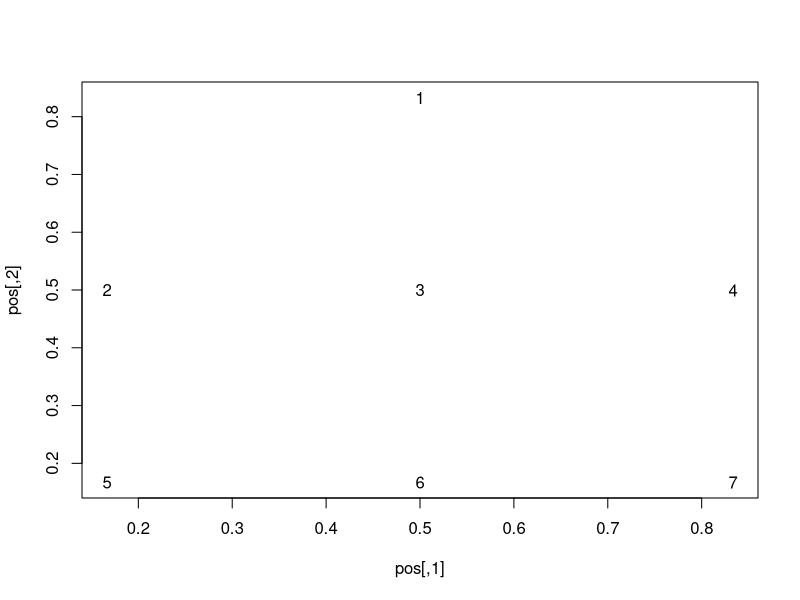
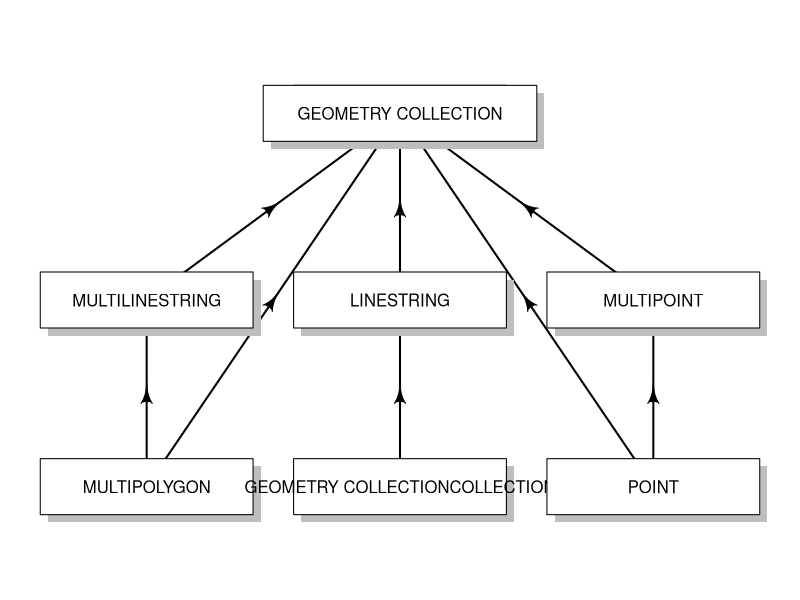
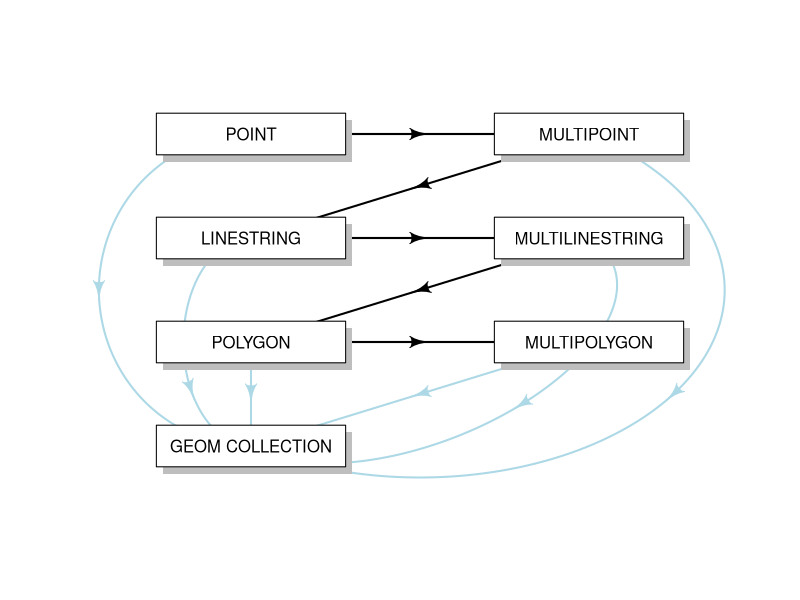

Source code (R) for these figures, in order:
# Aim: create diagram representing sf classes
library(sf)
library(diagram)
sf_classes = getClasses(where = asNamespace("sf"))
n = sf_classes[grepl(pattern = "sfc_", sf_classes)]
n = gsub(pattern = "sfc_", replacement = "", n)
n = gsub(pattern = "GEOMETRY", replacement = "GEOMETRY COLLECTION", n)
n = sort(n)[c(1, 4, 3, 5, 6, 2, 7)]

# see https://davetang.org/muse/2017/03/31/creating-flowchart-using-r/
png(filename = "figures/sf-classes.png", width = 600, height = 500)
# openplotmat()
pos <- coordinates(c(1, 3, 3))
plot(pos, type = 'n')
text(pos)
par(mar = rep(1, 4))
openplotmat()
straightarrow(from = pos[5, ], to = pos[2, ])
straightarrow(from = pos[5, ], to = pos[1, ])
straightarrow(from = pos[6, ], to = pos[3, ])
straightarrow(from = pos[7, ], to = pos[4, ])
straightarrow(from = pos[7, ], to = pos[1, ])
straightarrow(from = pos[2, ], to = pos[1, ])
straightarrow(from = pos[3, ], to = pos[1, ])
straightarrow(from = pos[4, ], to = pos[1, ])
for(i in seq_along(n))
  textrect(mid = pos[i,], radx = 0.14, rady = 0.05, lab = n[i])
i = 1
textrect(mid = pos[i,], radx = 0.18, rady = 0.05, lab = n[i])
dev.off()

## attempt with DiagrammR -----
# nodes = create_node_df(n = length(n), label = n, shape = "rectangle", width = 3, )
# graph_attrs <- c("layout = circo",
#                  "overlap = false",
#                  "fixedsize = true",
#                  "ranksep = 3",
#                  "outputorder = edgesfirst")
# edges = create_edge_df(from = c(1, 2, 3, 4, 5, 6),
#                        to = c(4, 5, 6, 7, 7, 7))
# g = create_graph(nodes_df = nodes, edges_df = edges)
# 
# render_graph(g, layout = "forceDirected")
# export_graph(g,file_name = "f.gexf", file_type = "gexf")


#**********************************************************
# JANNES---------------------------------------------------
#**********************************************************

n = c("POINT", "MULTIPOINT", "LINESTRING", "MULTILINESTRING", "POLYGON", 
      "MULTIPOLYGON", "GEOM COLLECTION")
pos = coordinates(rep(2, 4))
# plot(pos, type = 'n')
# text(pos)

png(filename = "figures/sf-classes-jannes.png", width = 600, height = 500)
openplotmat()
mapply(function(i, ii) {
  straightarrow(from = pos[i, ], to = pos[ii, ])
}, i = 1:5, ii = 2:6)

curvedarrow(from = pos[1, ], to = pos[7, ], curve = 0.3, lcol = "lightblue")
curvedarrow(from = pos[2, ], to = pos[7, ], curve = -0.5, lcol = "lightblue")
curvedarrow(from = pos[3, ], to = pos[7, ], curve = 0.2, lcol = "lightblue", 
            arr.pos = 0.65)
curvedarrow(from = pos[4, ], to = pos[7, ], curve = -0.3, lcol = "lightblue")
straightarrow(from = pos[5, ], to = pos[7, ], lcol = "lightblue")
straightarrow(pos[6, ], pos[7, ], lcol = "lightblue")

for (i in 1:7) {
  textrect(mid = pos[i,], radx = 0.14, rady = 0.05, lab = n[i])
}
dev.off()
